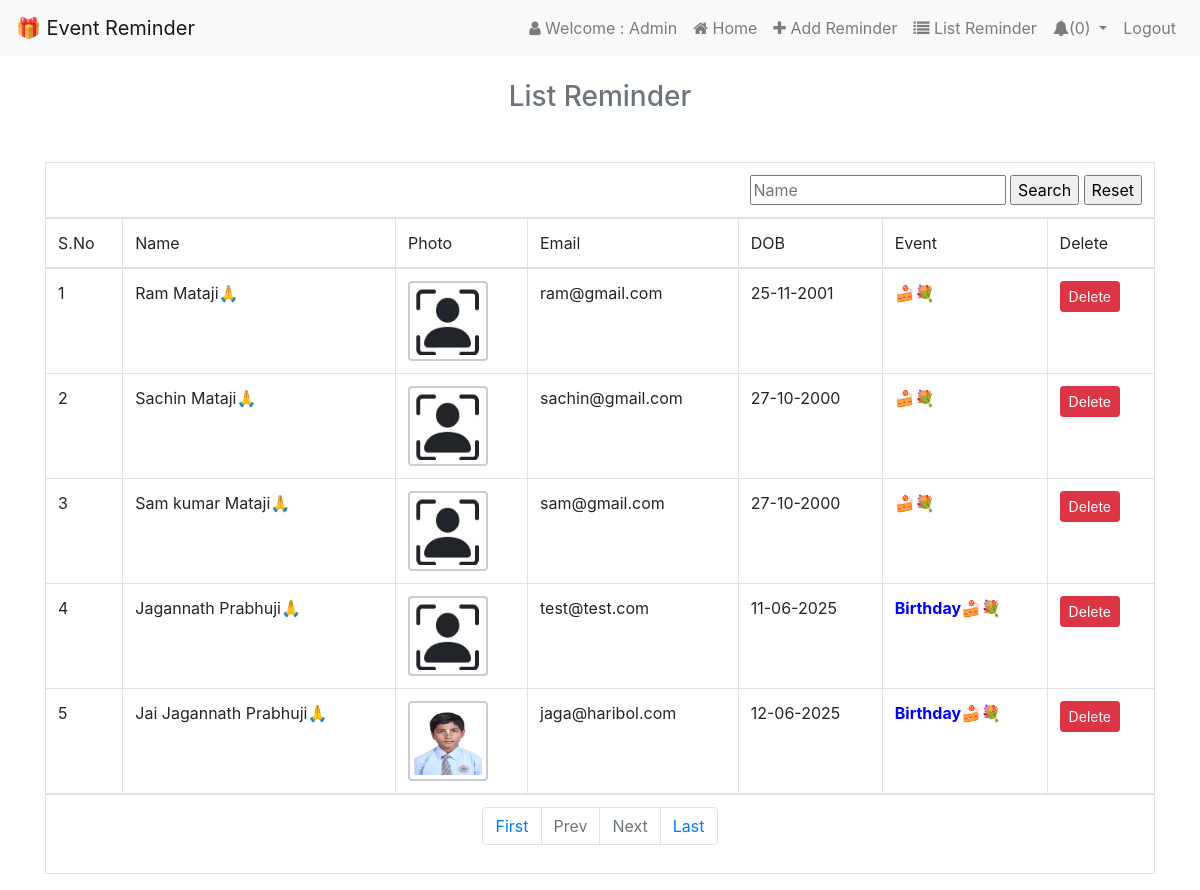
/list_reminder.php (signed in), run on the app's committed database.
### tables this page shows
CREATE TABLE `users` (
  `id` int NOT NULL,
  `name` varchar(150) NOT NULL,
  `email` varchar(150) NOT NULL,
  `phone` varchar(100) NOT NULL,
  `photo` varchar(255) NOT NULL,
  `gender` varchar(50) NOT NULL,
  `event` varchar(50) NOT NULL,
  `dob` date NOT NULL,
  `wish_year` varchar(50) DEFAULT NULL
);

### list_reminder.php (the view, shortened to what this page needs)
<?php
require("config.php");
if (isset($_POST["frmSearch"])) {
	$listname = $_POST['name'];
} else {
	$listname = '';
}
?>
<!DOCTYPE html>
<html lang="en">
<?php include "header.php"; ?>
<body>
	<?php include "navbar.php"; ?>
	<div class='container mt-4'>
		<div class='row'>
			<div class='col-md-12'>
				<h3 class='text-muted text-center'>List Reminder</h3>
				<table class='table table-bordered mt-5'>
					<thead>
						<form name="frmSearch" method="post" action="">
							<tr>
								<td colspan="7" align="right">
									<input type="text" placeholder="Name" name="name" value="<?php echo $listname; ?>" />
									<input type="submit" name="go" class="btnSearch" value="Search">
									<input type="reset" class="btnReset" value="Reset" onclick="window.location='list_reminder.php'">
								</td>
							</tr>
						</form>
						<tr>
							<td>S.No</td>
							<td>Name</td>
							<td>Photo</td>
							<td>Email</td>
							<td>DOB</td>
							<td>Event</td>
							<td>Delete</td>
						</tr>
					</thead>
					<tbody>
						<?php
						if (isset($_GET['pageno'])) {
							$pageno = $_GET['pageno'];
						} else {
							$pageno = 1;
						}
						$no_of_records_per_page = 10;
						$offset = ($pageno - 1) * $no_of_records_per_page;
						if (isset($_POST["go"])) {
							$name = $_POST['name'];
							$total_pages_sql = "SELECT COUNT(*) FROM users WHERE name LIKE '%$name%'";
						} else {
							$total_pages_sql = "SELECT COUNT(*) FROM users";
						}
						$result = $conn->query($total_pages_sql);
						$total_rows = mysqli_fetch_array($result)[0];
						$total_pages = ceil($total_rows / $no_of_records_per_page);
						if (isset($_POST["go"])) {
							$name = $_POST['name'];
							$sql = "select * from users WHERE name LIKE '%$name%' LIMIT $offset, $no_of_records_per_page";
						} else {
							$sql = "select * from users LIMIT $offset, $no_of_records_per_page";
						}
						$res = $conn->query($sql);
						if ($res->num_rows > 0) {
							$i = 0;
							while ($row = $res->fetch_assoc()) {
								$i++;
						?>
								<tr>
									<td><?php echo $i; ?></td>
									<td>
										<?php
										echo $row["name"];
										if ($row["gender"] == 'male') {
											echo '&nbsp;Prabhuji🙏';
										} else {
											echo '&nbsp;Mataji🙏';
										}
										?>
									</td>
									<td>
										<?php
										if (!empty($row["photo"])) {
											$image_name = $row["photo"];
										} else {
											$image_name = 'noimage.jpg';
										}
										if (file_exists('.' . DIRECTORY_SEPARATOR . 'profile_photo' . DIRECTORY_SEPARATOR . $row["photo"])) {
										?>
											<img src="<?php echo '.' . DIRECTORY_SEPARATOR . 'profile_photo' . DIRECTORY_SEPARATOR . $image_name; ?>" class="img-fluid img-thumbnail" style="width:80px; height:80px; border: 2px solid #cccccc;">
										<?php
										}
										?>
									</td>
									<td><?php echo $row["email"]; ?></td>
									<td><?php echo  date("d-m-Y", strtotime($row["dob"])); ?></td>
									<td style="color: blue;"><strong><?php echo ucfirst($row["event"]); ?></strong>&#127856;&#128144;</td>
									<td><a href='delete_reminder.php?id=<?php echo $row["id"]; ?>&img=<?php echo $row["photo"]; ?>' class='btn btn-sm btn-danger' onclick="return confirm('Are you sure you want to delete this item?');">Delete</a></td>
								</tr>
						<?php
							}
						}
						?>
					</tbody>
					<tr>
						<td colspan="7">
							<nav aria-label="Page navigation example">
								<ul class="pagination justify-content-center">
									<li class="page-item"><a class="page-link" href="?pageno=1">First</a></li>
									<li class="page-item <?php if ($pageno <= 1) {
																echo 'disabled';
															} ?>">
										<a class="page-link" href="<?php if ($pageno <= 1) {
																		echo '#';
																	} else {
																		echo "?pageno=" . ($pageno - 1);
																	} ?>">Prev</a>
									</li>
									<li class="page-item <?php if ($pageno >= $total_pages) {
																echo 'disabled';
															} ?>">
										<a class="page-link" href="<?php if ($pageno >= $total_pages) {
																		echo '#';
																	} else {
																		echo "?pageno=" . ($pageno + 1);
																	} ?>">Next</a>
									</li>
									<li class="page-item"><a class="page-link" href="?pageno=<?php echo $total_pages; ?>">Last</a></li>
								</ul>
							</nav>
						</td>
					</tr>
				</table>
			</div>
		</div>
	</div>
</body>
</html>

### header.php (shortened to what this page needs)
<head>
	<link rel="stylesheet" href="https://maxcdn.bootstrapcdn.com/bootstrap/4.0.0/css/bootstrap.min.css">
	<link rel="stylesheet" href="//code.jquery.com/ui/1.13.0/themes/base/jquery-ui.css">
	<link rel="stylesheet" href="https://cdnjs.cloudflare.com/ajax/libs/font-awesome/4.4.0/css/font-awesome.css">
</head>

### navbar.php (shortened to what this page needs)
<?php
$notifications = [];
?>
<nav class="navbar navbar-expand-lg navbar-light bg-light">
	<a class="navbar-brand" href="home.php">🎁 Event Reminder</a>
	<div class="collapse navbar-collapse" id="navbarNav">
		<ul class="navbar-nav ml-auto">
			<li class="nav-item">
				<a class="nav-link" href="home.php"><span class='fa fa-user'></span> Welcome : <?php echo ucfirst($_SESSION["login_info"]["ANAME"]); ?> </a>
			</li>
			<li class="nav-item">
				<a class="nav-link" href="home.php"><span class='fa fa-home'></span> Home</a>
			</li>
			<li class="nav-item">
				<a class="nav-link" href="add_reminder.php"><span class='fa fa-plus'></span> Add Reminder</a>
			</li>
			<li class="nav-item">
				<a class="nav-link" href="list_reminder.php"><span class='fa fa-list'></span> List Reminder</a>
			</li>
			<li class="nav-item dropdown">
				<a class="nav-link dropdown-toggle" href="#" id="navbarDropdown" role="button" data-toggle="dropdown" aria-haspopup="true" aria-expanded="true">
					<span class='fa fa-bell'></span>(<?php echo count($notifications); ?>)
				</a>
			</li>
			<li class="nav-item">
				<a class="nav-link" href="logout.php">Logout</a>
			</li>
		</ul>
	</div>
</nav>

### data on the page
users: name "Ram", gender "Mataji🙏", email "ram@gmail.com", dob "25-11-2001"
users: name "Sachin", gender "Mataji🙏", email "sachin@gmail.com", dob "27-10-2000"
users: name "Sam kumar", gender "Mataji🙏", email "sam@gmail.com", dob "27-10-2000"
users: name "Jagannath", gender "Prabhuji🙏", email "test@test.com", dob "11-06-2025", event "Birthday"
users: name "Jai Jagannath", gender "Prabhuji🙏", photo (picture), email "jaga@haribol.com", dob "12-06-2025", event "Birthday"

### other printed values
$_SESSION["login_info"]["ANAME"] "Admin"
count($notifications) "0"
